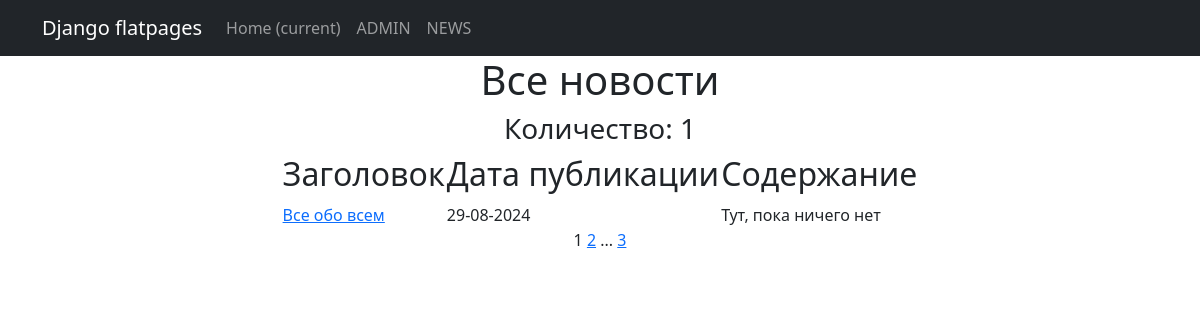
The page /news/ on the database as committed earlier.
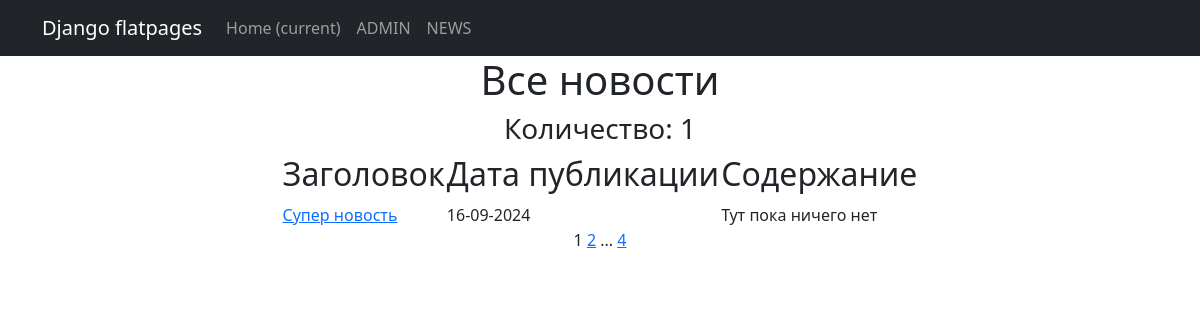
The same page on the database as committed later.
### news/models.py (models this page shows, shortened)
class Post(models.Model):
    new = 'New'
    article = 'Arc'
    KINDS = ((new, 'Новость'),
             (article, 'Статья'),
             )
    author = models.ForeignKey(Author, on_delete=models.CASCADE)
    is_post = models.CharField(choices=KINDS, max_length=3, default='Arc')
    time_in = models.DateTimeField(auto_now_add=True)
    category = models.ManyToManyField(Category, through="PostCategory")
    header = models.CharField(max_length=128)
    content = models.TextField(default='Тут пока ничего нет')
    likes = models.IntegerField(default=0)
    class Meta:
        ordering = ["-time_in"]
        verbose_name = 'Пост'
        verbose_name_plural = 'Посты'

### news/views.py (the view)
# urls.py: path('', PostsList.as_view(), name='posts_list'),
class PostsList(ListView):
    model = Post
    ordering = '-time_in'
    template_name = 'news.html'
    context_object_name = 'posts'
    paginate_by = 1

### news/templatetags/custom_tags.py (called while the page is built)
@register.simple_tag(takes_context=True)
def url_replace(context, **kwargs):
    d = context['request'].GET.copy()
    for k, v in kwargs.items():
        d[k] = v
    return d.urlencode()

### templates/news.html (shortened to what this page needs)
{% extends 'flatpages/default.html' %}
{% load custom_filters %}
{% load custom_tags %}
{% block content %}
<h1>Все новости</h1>
<h3>Количество: {{posts|length}}</h3>
<center><table>
    <tr>
        <td><h2>Заголовок</h2></td>
        <td><h2>Дата публикации</h2></td>
        <td><h2>Содержание</h2></td>
        {% for post in posts %}
        <tr>
            <td><a href="{{ post.pk }}">{{post.header}}</a></td>
            <td>{{post.time_in|date:'d-m-Y'}}</td>
            <td>{{post.content|truncatechars:20}}</td>
        </tr>
        {% endfor %}
    </tr>
</table></center>
{{ page_obj.number }}
{% if page_obj.has_next %}
    <a href="?{% url_replace page=page_obj.next_page_number %}">{{ page_obj.next_page_number }}</a>
    {% if page_obj.next_page_number != page_obj.paginator.num_pages %}
    ...
    <a href="?{% url_replace page=page_obj.paginator.num_pages %}">{{ page_obj.paginator.num_pages }}</a>
    {% endif %}
{% endif %}
{% endblock content %}

### templates/flatpages/default.html (shortened to what this page needs)
<!DOCTYPE html>
<html lang="en">
    <head>
        {% load static %}
        <link href="{% static 'css/styles.css' %}" rel="stylesheet" />
    </head>
    <body>
<nav class="navbar navbar-expand-lg navbar-dark bg-dark static-top">
   <div class="container">
       <a class="navbar-brand" href="#">Django flatpages</a>
       <div class="collapse navbar-collapse" id="navbarResponsive">
           <ul class="navbar-nav ml-auto">
               <li class="nav-item active">
                   <a class="nav-link" href="#">Home
                       <span class="sr-only">(current)</span>
                   </a>
               </li>
               <li class="nav-item">
                   <a class="nav-link" href="/admin/">ADMIN</a>
               </li>
               <li class="nav-item">
                   <a class="nav-link" href="/news/">NEWS</a>
               </li>
           </ul>
       </div>
   </div>
</nav>
    <div class="container">
        <div class="row">
            <div class="col-lg-12 text-center">
            {% block content %}{% endblock content %}
            </div>
        </div>
    </div>
    </body>
</html>

Rows that differ between the two databases and show on the page:
no longer on this page (row unchanged): Post: header "Все обо всем", time_in "29-08-2024", content "Тут, пока ничего нет"
added Post: header "Супер новость", time_in "16-09-2024", content "Тут пока ничего нет"
Other text that changed with them:
{{ page_obj.paginator.num_pages }}: "3" → "4"
